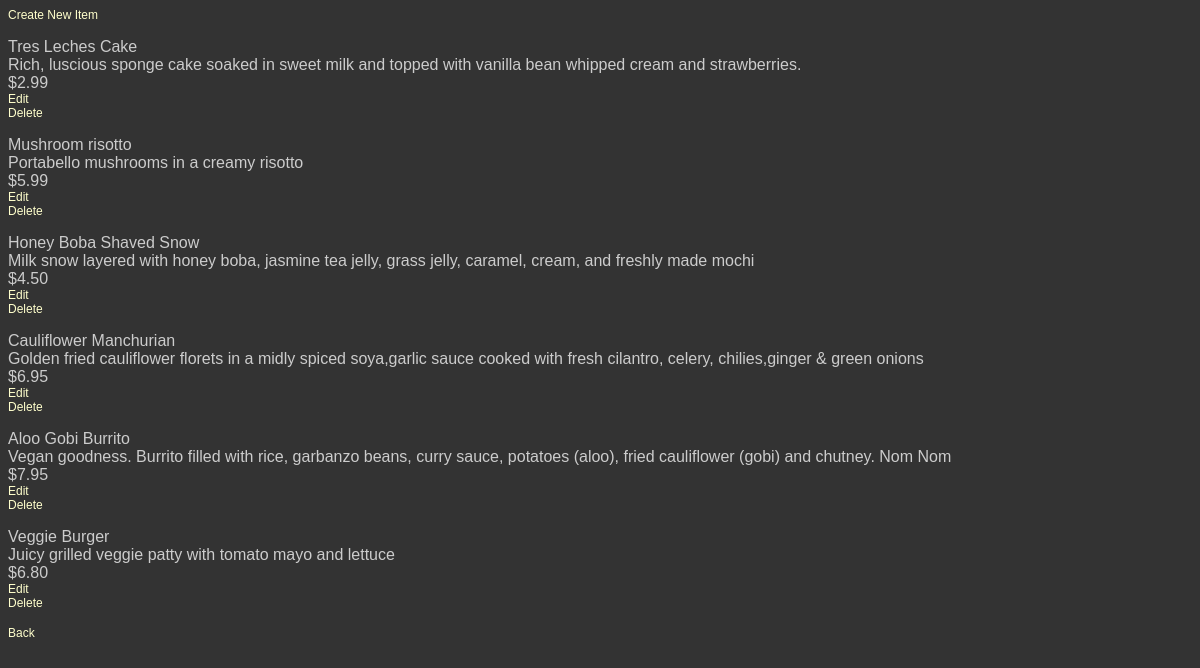
Page /restaurant/4/menu/ on the committed database.
### database_setup.py (models this page shows, shortened)
class MenuItem(Base):
    __tablename__ = 'menu_item'
    name = Column(String(80), nullable=False)
    id = Column(Integer, primary_key=True)
    course = Column(String(250))
    description = Column(String(250))
    price = Column(String(8))
    restaurant_id = Column(Integer, ForeignKey('restaurant.id'))
    restaurant = relationship(Restaurant)

### final_project.py (the view)
@app.route('/restaurant/<int:restaurant_id>/')
@app.route('/restaurant/<int:restaurant_id>/menu/')
def showMenu(restaurant_id):
    DBSession = sessionmaker(bind=engine)
    session = DBSession()
    restaurants = session.query(Restaurant).filter_by(id=restaurant_id).one()
    items = session.query(MenuItem).filter_by(restaurant_id=restaurant_id).all()
    return render_template('menu.html', restaurant=restaurants, item=items)

### templates/menu.html (shortened to what this page needs)
<html>
    <head>
        <link rel=stylesheet type=text/css href="{{url_for('static',filename='styles.css')}}">
    </head>
    <body>
        <p><a href = "{{url_for('newMenuItem', restaurant_id=restaurant.id)}}">Create New Item</a></p>
            <div>
                {%if item !=[]%}
                    {%for i in item%}
                        <p>{{i.name}}</br>
                        {{i.description}}</br>
                        {{i.price}}</br>
                        <a href="{{url_for('editMenuItem', restaurant_id=restaurant.id,menu_id=i.id)}}">Edit</a></br>
                        <a href="{{url_for('deleteMenuItem', restaurant_id=restaurant.id,menu_id=i.id)}}">Delete</a>
                        </p>
                    {%endfor%}
                {%else%}
                    <p>Ops! Looks like you don't have any item registered. Please, create a new item.</p>
                {%endif%}
                <a href="{{url_for('showRestaurants')}}">Back</a>
            </div>
    </body>
</html>

### static/styles.css (style rules this page uses)
body { font-family: sans-serif; background-color: #333333 }
p, dd, dt { color: #cccccc; }
a { text-decoration: none; color: #ffffcc; font-size: .75em; }

### rows in the picture
MenuItem: name "Tres Leches Cake", description "Rich, luscious sponge cake soaked in sweet milk and topped with vanilla bean whipped cream and strawberries.", price "$2.99"
MenuItem: name "Mushroom risotto", description "Portabello mushrooms in a creamy risotto", price "$5.99"
MenuItem: name "Honey Boba Shaved Snow", description "Milk snow layered with honey boba, jasmine tea jelly, grass jelly, caramel, cream, and freshly made mochi", price "$4.50"
MenuItem: name "Cauliflower Manchurian", description "Golden fried cauliflower florets in a midly spiced soya,garlic sauce cooked with fresh cilantro, celery, chilies,ginger & green onions", price "$6.95"
MenuItem: name "Aloo Gobi Burrito", description "Vegan goodness. Burrito filled with rice, garbanzo beans, curry sauce, potatoes (aloo), fried cauliflower (gobi) and chutney. Nom Nom", price "$7.95"
MenuItem: name "Veggie Burger", description "Juicy grilled veggie patty with tomato mayo and lettuce", price "$6.80"
